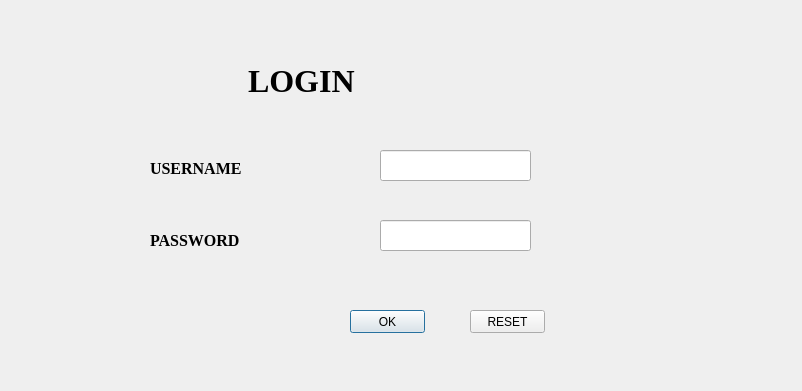
<?xml version="1.0" encoding="UTF-8"?>
<ui version="4.0">
 <class>loginwindow</class>
 <widget class="QDialog" name="loginwindow">
  <property name="geometry">
   <rect>
    <x>0</x>
    <y>0</y>
    <width>802</width>
    <height>391</height>
   </rect>
  </property>
  <property name="windowTitle">
   <string>Dialog</string>
  </property>
  <widget class="QLabel" name="title">
   <property name="geometry">
    <rect>
     <x>240</x>
     <y>60</y>
     <width>251</width>
     <height>41</height>
    </rect>
   </property>
   <property name="font">
    <font>
     <family>Times New Roman</family>
     <pointsize>24</pointsize>
     <weight>75</weight>
     <bold>true</bold>
    </font>
   </property>
   <property name="text">
    <string> LOGIN</string>
   </property>
  </widget>
  <widget class="QLabel" name="username">
   <property name="geometry">
    <rect>
     <x>150</x>
     <y>160</y>
     <width>111</width>
     <height>16</height>
    </rect>
   </property>
   <property name="font">
    <font>
     <family>Times New Roman</family>
     <pointsize>12</pointsize>
     <weight>75</weight>
     <bold>true</bold>
    </font>
   </property>
   <property name="text">
    <string>USERNAME</string>
   </property>
  </widget>
  <widget class="QLabel" name="password">
   <property name="geometry">
    <rect>
     <x>150</x>
     <y>230</y>
     <width>101</width>
     <height>21</height>
    </rect>
   </property>
   <property name="font">
    <font>
     <family>Times New Roman</family>
     <pointsize>12</pointsize>
     <weight>75</weight>
     <bold>true</bold>
    </font>
   </property>
   <property name="text">
    <string>PASSWORD</string>
   </property>
  </widget>
  <widget class="QPushButton" name="login">
   <property name="geometry">
    <rect>
     <x>350</x>
     <y>310</y>
     <width>75</width>
     <height>23</height>
    </rect>
   </property>
   <property name="text">
    <string>OK</string>
   </property>
  </widget>
  <widget class="QPushButton" name="reset">
   <property name="geometry">
    <rect>
     <x>470</x>
     <y>310</y>
     <width>75</width>
     <height>23</height>
    </rect>
   </property>
   <property name="text">
    <string>RESET</string>
   </property>
  </widget>
  <widget class="QLineEdit" name="user">
   <property name="geometry">
    <rect>
     <x>380</x>
     <y>150</y>
     <width>151</width>
     <height>31</height>
    </rect>
   </property>
  </widget>
  <widget class="QLineEdit" name="pass">
   <property name="geometry">
    <rect>
     <x>380</x>
     <y>220</y>
     <width>151</width>
     <height>31</height>
    </rect>
   </property>
  </widget>
 </widget>
 <resources/>
 <connections/>
</ui>
